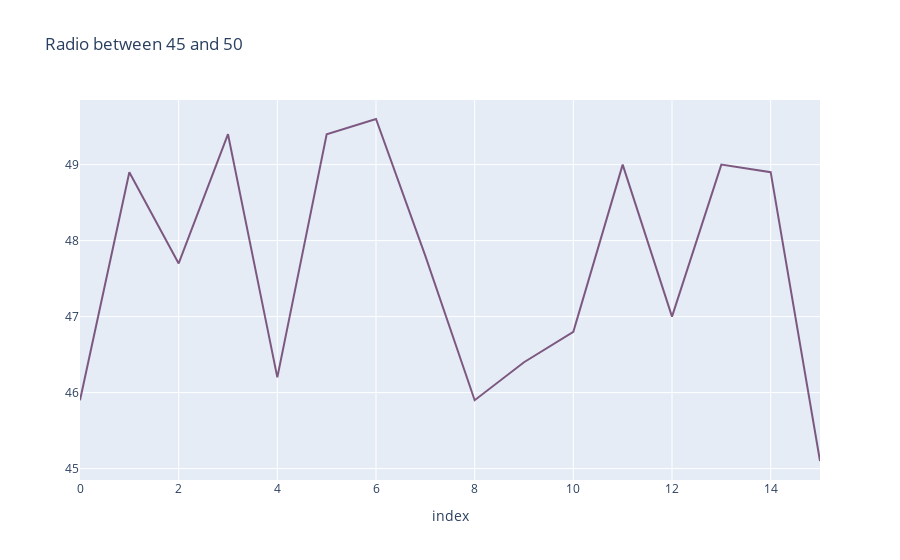

Notebook code for this chart:
### Code cell
trace1 = go.Scatter(
    x = df.index,
    y = radio_betn['Radio'],
    name = 'Radio',
    mode = 'lines',
    marker = dict(color = 'rgba(80,27,80,0.7)'),
    text = df.TV
)

data = [trace1]

layout = dict(title = 'Radio between 45 and 50',
             xaxis = dict(title = 'index', ticklen = 5, zeroline = False))

fig = dict(data = data, layout = layout)
iplot(fig)

### Figure 1 — Plotly figure (JSON) as saved in the notebook; plotly's stock layout.template omitted (floating-point values rounded to 4 significant figures; data arrays with more than 128 entries replaced by an {"elided": "..."} marker saying what was removed)
{"data": [{"marker": {"color": "rgba(80,27,80,0.7)"}, "mode": "lines", "name": "Radio", "text": {"elided": "200 float values"}, "type": "scatter", "x": {"elided": "200 int values"}, "y": [45.9, 48.9, 47.7, 49.4, 46.2, 49.4, 49.6, 47.8, 45.9, 46.4, 46.8, 49, 47, 49, 48.9, 45.1]}], "layout": {"title": {"text": "Radio between 45 and 50"}, "xaxis": {"ticklen": 5, "title": {"text": "index"}, "zeroline": false}}}
